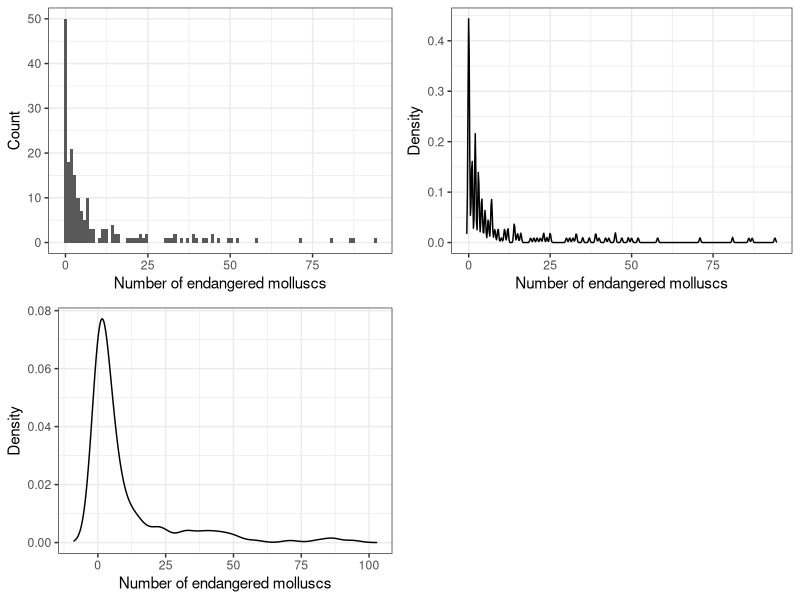
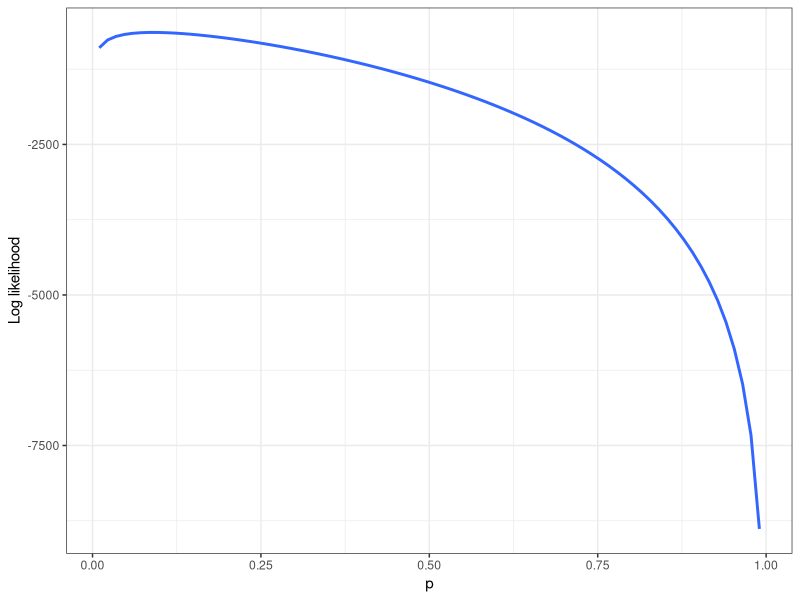
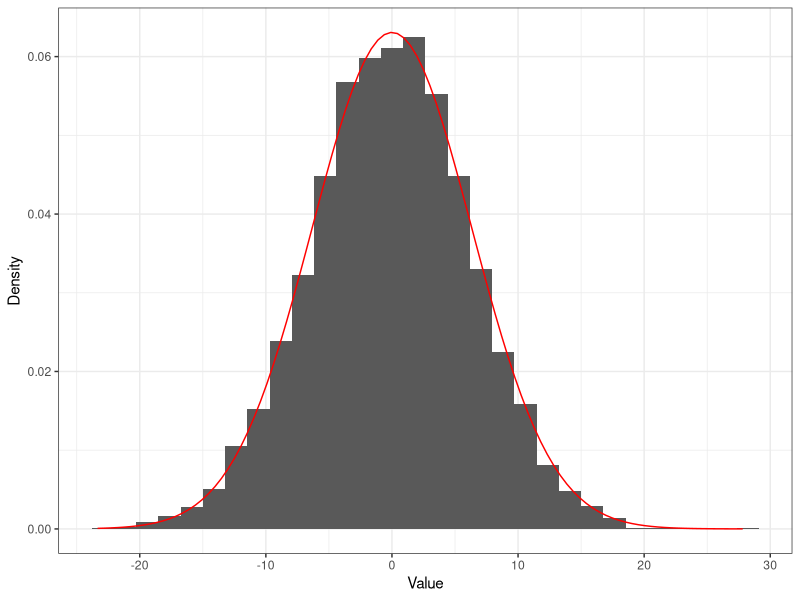

Generate these figures, in order, with R:
## ---- chunk 1
list.of.packages <- c("ggplot2", "gridExtra")
new.packages <- list.of.packages[!(list.of.packages %in% installed.packages()[,"Package"])]
if(length(new.packages)) install.packages(new.packages)

library(ggplot2)
library(gridExtra)
## ---- chunk 2
countries <- read.csv("data/countries.csv")

# Subset only countries with less than 100 molluscs
countries <- countries[countries$bi_molluscs < 100,]
## ---- chunk 3
p1 <- ggplot(countries, aes(x = bi_molluscs)) + 
  geom_histogram(bins = 100) + 
  theme_bw() + 
  xlab("Number of endangered molluscs") + 
  ylab("Count")

# Narrow bandwidth
dens <- density(countries$bi_molluscs, bw = 0.2)
p2 <- ggplot(data.frame(x = dens$x, y = dens$y), aes(x = x, y = y)) + 
  geom_line() + 
  theme_bw() + 
  xlab("Number of endangered molluscs") + 
  ylab("Density")

# Wide bandwidth
dens <- density(countries$bi_molluscs, bw = 3)
p3 <- ggplot(data.frame(x = dens$x, y = dens$y), aes(x = x, y = y)) + 
  geom_line() + 
  theme_bw() + 
  xlab("Number of endangered molluscs") + 
  ylab("Density")

grid.arrange(p1, p2, p3, ncol = 2, nrow=2)
## ---- chunk 4
p <- seq(0.01, 1-0.01, 0.00005)

logliks <- 190 * log(p) + sum(countries$bi_molluscs) * log(1-p)

ggplot(data.frame(p=p, logliks = logliks), aes(x=p, y=logliks)) + 
  geom_smooth(method='loess', span=0.001, formula = y~x) + 
  ylab("Log likelihood") + 
  xlab("p") + 
  theme_bw()
## ---- chunk 5
n <- 10
sigma <- 2
nsims <- 10^4

run_simulation <- function() {
  y <- 0
  for (i in 1:n) {
    y <- rnorm(1, y, sigma)
  }
  return (y)
}

sim_out <- replicate(nsims, run_simulation(), simplify = T)

ggplot(data.frame(sim_out), aes(x = sim_out)) +
  geom_histogram(bins = 30, aes(y = after_stat(density))) +
  stat_function(fun = dnorm, args = c(0, sqrt(n) * sigma), n = 100, col = "red") + 
  theme_bw() + 
  ylab("Density") + 
  xlab("Value")
